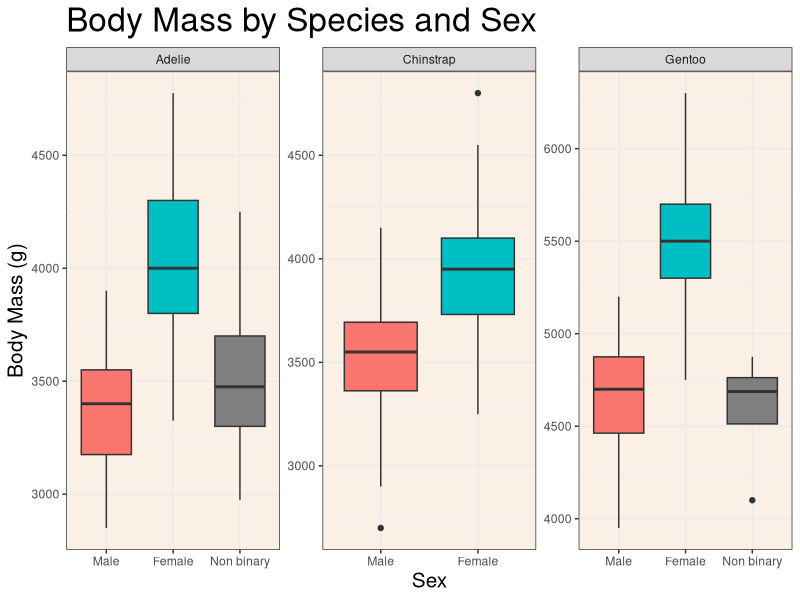
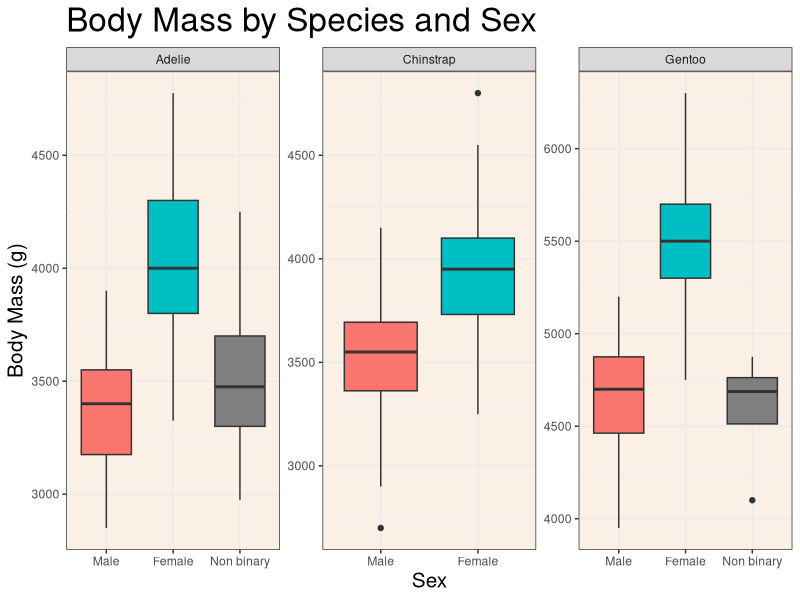

Reproduce these figures in R, in order.
#######################################
## week 3b group script##
### if not installed install package
### install.packages("palmerpenguins")  ###
### This session we are learning how to plot using ggplot

## Authors Group1
#created February 10, 2022
#final edit February 15, 2022

########################################

library(tidyverse)
library(palmerpenguins)
library(here)


ggplot(penguins, aes(x=sex, y=body_mass_g, fill=sex)) + 
  geom_boxplot()+ #a boxplot script
  facet_wrap(~species, scale="free")+
  scale_x_discrete(labels = c("Male","Female","Non binary"))+  ###if you dont want to use numbers
  labs(title = "Body Mass by Species and Sex",  ##labels
    y ="Body Mass (g)",
        x = "Sex")+
  theme_bw()+
  theme(legend.position="none", #this removes the legend
        axis.title = element_text(size = 15,
                                        color = "black"),
              panel.background = element_rect(fill = "linen"),
        title = element_text(size = 20))


ggsave(here("week_3", "output", "grouphomework4.png"), #file path and name
       width = 7, height = 5)
                                                               